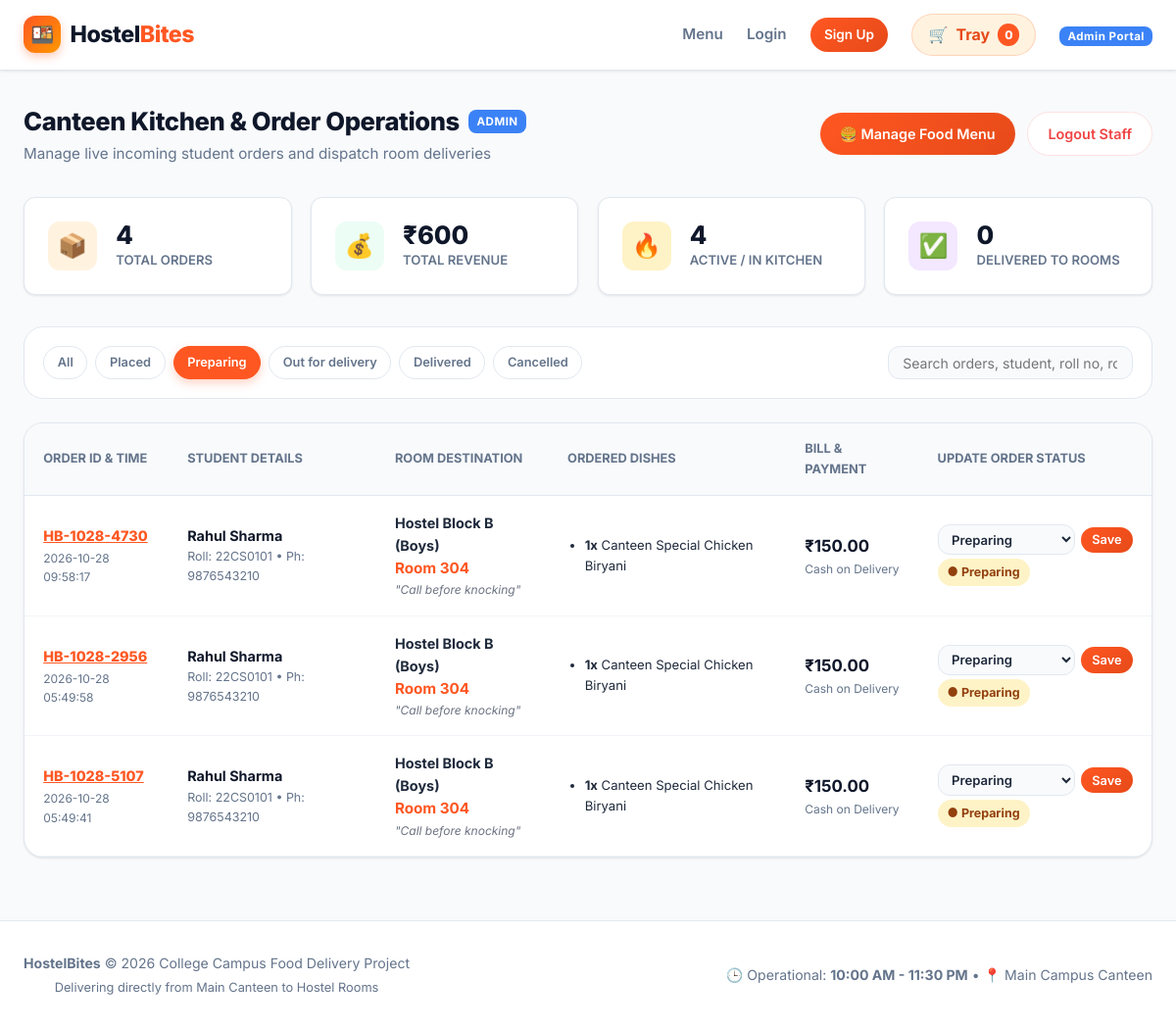
The app's page /admin/dashboard?status=Preparing (signed in) with its own data.
### tables this page shows
CREATE TABLE orders (
            id INTEGER PRIMARY KEY AUTOINCREMENT,
            order_number TEXT UNIQUE NOT NULL,
            user_id INTEGER NOT NULL,
            hostel_block TEXT NOT NULL,
            room_no TEXT NOT NULL,
            phone TEXT NOT NULL,
            delivery_notes TEXT,
            payment_method TEXT NOT NULL,
            subtotal REAL NOT NULL,
            delivery_fee REAL DEFAULT 10.0,
            total_amount REAL NOT NULL,
            status TEXT DEFAULT 'Placed',
            created_at TIMESTAMP DEFAULT CURRENT_TIMESTAMP,
            updated_at TIMESTAMP DEFAULT CURRENT_TIMESTAMP,
            FOREIGN KEY (user_id) REFERENCES users(id)
        );

CREATE TABLE users (
            id INTEGER PRIMARY KEY AUTOINCREMENT,
            name TEXT NOT NULL,
            roll_no TEXT UNIQUE NOT NULL,
            email TEXT UNIQUE NOT NULL,
            phone TEXT NOT NULL,
            hostel_block TEXT NOT NULL,
            room_no TEXT NOT NULL,
            password_hash TEXT NOT NULL,
            created_at TIMESTAMP DEFAULT CURRENT_TIMESTAMP
        );

CREATE TABLE order_items (
            id INTEGER PRIMARY KEY AUTOINCREMENT,
            order_id INTEGER NOT NULL,
            menu_item_id INTEGER,
            item_name TEXT NOT NULL,
            item_price REAL NOT NULL,
            quantity INTEGER NOT NULL,
            total_price REAL NOT NULL,
            FOREIGN KEY (order_id) REFERENCES orders(id),
            FOREIGN KEY (menu_item_id) REFERENCES menu_items(id)
        );

### app.py (the view)
@app.route("/admin")
@app.route("/admin/dashboard")
@admin_required
def admin_dashboard():
    status_filter = request.args.get("status", "All")
    conn = get_db_connection()
    cursor = conn.cursor()
    cursor.execute("SELECT COUNT(*) FROM orders")
    total_orders = cursor.fetchone()[0]
    cursor.execute("SELECT COALESCE(SUM(total_amount), 0) FROM orders WHERE status != 'Cancelled'")
    total_revenue = cursor.fetchone()[0]
    cursor.execute("SELECT COUNT(*) FROM orders WHERE status IN ('Placed', 'Preparing', 'Out for delivery')")
    active_orders = cursor.fetchone()[0]
    cursor.execute("SELECT COUNT(*) FROM orders WHERE status = 'Delivered'")
    delivered_orders = cursor.fetchone()[0]
    query = """
        SELECT o.*, u.name as student_name, u.roll_no as student_roll
        FROM orders o
        JOIN users u ON o.user_id = u.id
        WHERE 1=1
    """
    params = []
    if status_filter != "All":
        query += " AND o.status = ?"
        params.append(status_filter)
    query += " ORDER BY o.created_at DESC"
    cursor.execute(query, params)
    raw_orders = cursor.fetchall()
    orders_list = []
    for order in raw_orders:
        cursor.execute("SELECT * FROM order_items WHERE order_id = ?", (order["id"],))
        items = cursor.fetchall()
        orders_list.append({
            "order": order,
            "order_items": items
        })
    conn.close()
    return render_template(
        "admin/dashboard.html",
        total_orders=total_orders,
        total_revenue=total_revenue,
        active_orders=active_orders,
        delivered_orders=delivered_orders,
        orders=orders_list,
        status_filter=status_filter
    )

### app.py (called while the page is built)
def admin_required(f):
    @wraps(f)
    def decorated_function(*args, **kwargs):
        if "admin_id" not in session:
            flash("Admin login required.", "danger")
            return redirect(url_for("admin_login"))
        return f(*args, **kwargs)
    return decorated_function

@app.context_processor
def inject_global_data():
    cart = session.get("cart", {})
    cart_count = sum(item["quantity"] for item in cart.values())
    return {
        "cart_count": cart_count,
        "current_user_name": session.get("user_name"),
        "is_student_logged_in": "user_id" in session,
        "is_admin_logged_in": "admin_id" in session,
        "HOSTEL_BLOCKS": HOSTEL_BLOCKS
    }

### database.py (called while the page is built)
def get_db_connection():
    conn = sqlite3.connect(DB_NAME)
    conn.row_factory = sqlite3.Row
    return conn

### templates/admin/dashboard.html (shortened to what this page needs)
{% extends "base.html" %}
{% block content %}
<div style="display: flex; justify-content: space-between; align-items: center; flex-wrap: wrap; gap: 1rem; margin-bottom: 2rem;">
  <div>
    <div style="display: flex; align-items: center; gap: 0.6rem;">
      <h1 class="section-title">Canteen Kitchen & Order Operations</h1>
      <span class="admin-badge">ADMIN</span>
    </div>
    <p style="color: var(--text-muted); font-size: 0.95rem;">
      Manage live incoming student orders and dispatch room deliveries
    </p>
  </div>
  <div style="display: flex; gap: 0.8rem; align-items: center;">
    <a href="{{ url_for('admin_menu') }}" class="btn-primary" style="font-size: 0.9rem;">
      🍔 Manage Food Menu
    </a>
    <a href="{{ url_for('admin_logout') }}" class="btn-outline" style="font-size: 0.9rem; color: var(--danger); border-color: var(--danger-bg);">
      Logout Staff
    </a>
  </div>
</div>
<div class="admin-stats-grid">
  <div class="stat-card">
    <div class="stat-icon" style="background: var(--primary-subtle); color: var(--primary);">
      📦
    </div>
    <div>
      <div class="stat-val">{{ total_orders }}</div>
      <div class="stat-title">Total Orders</div>
    </div>
  </div>
  <div class="stat-card">
    <div class="stat-icon" style="background: var(--success-bg); color: var(--success);">
      💰
    </div>
    <div>
      <div class="stat-val">₹{{ "%.0f"|format(total_revenue) }}</div>
      <div class="stat-title">Total Revenue</div>
    </div>
  </div>
  <div class="stat-card">
    <div class="stat-icon" style="background: var(--warning-bg); color: var(--warning);">
      🔥
    </div>
    <div>
      <div class="stat-val">{{ active_orders }}</div>
      <div class="stat-title">Active / In Kitchen</div>
    </div>
  </div>
  <div class="stat-card">
    <div class="stat-icon" style="background: #F3E8FF; color: #7C3AED;">
      ✅
    </div>
    <div>
      <div class="stat-val">{{ delivered_orders }}</div>
      <div class="stat-title">Delivered to Rooms</div>
    </div>
  </div>
</div>
<div style="background: white; border: 1px solid var(--border); border-radius: var(--radius-lg); padding: 1.2rem; margin-bottom: 1.5rem; display: flex; justify-content: space-between; align-items: center; flex-wrap: wrap; gap: 1rem;">
  <div style="display: flex; gap: 0.5rem; flex-wrap: wrap;">
    {% for s in ['All', 'Placed', 'Preparing', 'Out for delivery', 'Delivered', 'Cancelled'] %}
      <a
        href="{{ url_for('admin_dashboard', status=s) }}"
        class="category-chip {% if status_filter == s %}active{% endif %}"
        style="font-size: 0.8rem; padding: 0.35rem 0.85rem;"
      >
        {{ s }}
      </a>
    {% endfor %}
  </div>
  <div style="min-width: 250px;">
    <input
      type="text"
      id="admin-search-input"
      class="form-control"
      style="padding: 0.45rem 0.9rem; font-size: 0.88rem;"
      placeholder="Search orders, student, roll no, room..."
      onkeyup="filterAdminTable('admin-search-input', 'orders-table')"
    >
  </div>
</div>
<div class="table-responsive">
  <table class="data-table" id="orders-table">
    <thead>
      <tr>
        <th>Order ID & Time</th>
        <th>Student Details</th>
        <th>Room Destination</th>
        <th>Ordered Dishes</th>
        <th>Bill & Payment</th>
        <th>Update Order Status</th>
      </tr>
    </thead>
    <tbody>
      {% if orders %}
        {% for entry in orders %}
          {% set o = entry.order %}
          {% set clean_status = o.status.replace(' ', '') %}
          <tr>
            <td>
              <a href="{{ url_for('track_order', order_number=o.order_number) }}" style="font-weight: 800; color: var(--primary); text-decoration: underline;" target="_blank">
                {{ o.order_number }}
              </a>
              <div style="font-size: 0.75rem; color: var(--text-muted); margin-top: 2px;">
                {{ o.created_at }}
              </div>
            </td>
            <td>
              <strong style="color: var(--dark);">{{ o.student_name }}</strong>
              <div style="font-size: 0.78rem; color: var(--text-muted);">
                Roll: {{ o.student_roll }} &bull; Ph: {{ o.phone }}
              </div>
            </td>
            <td>
              <strong>{{ o.hostel_block }}</strong>
              <div style="color: var(--primary); font-weight: 700; font-size: 0.95rem;">
                Room {{ o.room_no }}
              </div>
              {% if o.delivery_notes %}
                <small style="color: #6B7280; display: block; max-width: 180px; font-style: italic;">
                  "{{ o.delivery_notes }}"
                </small>
              {% endif %}
            </td>
            <td>
              <ul style="margin: 0; padding-left: 1.1rem; font-size: 0.82rem; color: var(--text-main);">
                {% for item in entry.order_items %}
                  <li><strong>{{ item.quantity }}x</strong> {{ item.item_name }}</li>
                {% endfor %}
              </ul>
            </td>
            <td>
              <strong style="font-size: 1.05rem; color: var(--dark);">₹{{ "%.2f"|format(o.total_amount) }}</strong>
              <div style="font-size: 0.75rem; color: var(--text-muted);">
                {{ o.payment_method }}
              </div>
            </td>
            <td>
              <form action="{{ url_for('update_order_status', order_id=o.id) }}" method="POST" style="display: flex; gap: 0.4rem; align-items: center;">
                <select name="status" class="form-control" style="padding: 0.35rem 0.6rem; font-size: 0.82rem; width: auto; font-weight: 600;">
                  <option value="Preparing" {% if o.status == 'Preparing' %}selected{% endif %}>Preparing</option>
                </select>
                <button type="submit" class="btn-primary" style="padding: 0.35rem 0.7rem; font-size: 0.8rem;">
                  Save
                </button>
              </form>
              <div style="margin-top: 4px;">
                <span class="status-badge status-{{ clean_status }}">
                  ● {{ o.status }}
                </span>
              </div>
            </td>
          </tr>
        {% endfor %}
      {% else %}
        <tr>
          <td colspan="6" style="text-align: center; padding: 3rem; color: var(--text-muted);">
            No orders found matching the filter "{{ status_filter }}".
          </td>
        </tr>
      {% endif %}
    </tbody>
  </table>
</div>
{% endblock %}

### static/css/style.css (style rules this page uses)
:root { --primary: #FF5722; --primary-dark: #E64A19; --primary-light: #FFCCBC; --primary-subtle: #FFF3E0; --accent: #FF9800; --dark: #0F172A; --dark-surface: #1E293B; --text-main: #1E293B; --text-muted: #64748B; --text-light: #94A3B8; --bg-main: #F8FAFC; --bg-card: #FFFFFF; --border: #E2E8F0; --border-light: #F1F5F9; --success: #10B981; --success-bg: #ECFDF5; --warning: #F59E0B; --warning-bg: #FEF3C7; --danger: #EF4444; --danger-bg: #FEE2E2; --info: #3B82F6; --info-bg: #EFF6FF; --radius-sm: 8px; --radius-md: 12px; --radius-lg: 20px; --radius-full: 9999px; --shadow-sm: 0 1px 3px rgba(0,0,0,0.06), 0 1px 2px rgba(0,0,0,0.04); --shadow-md: 0 4px 12px rgba(0,0,0,0.07); --shadow-lg: 0 10px 25px -3px rgba(0,0,0,0.08), 0 4px 6px -2px rgba(0,0,0,0.04); --shadow-hover: 0 20px 30px -8px rgba(255, 87, 34, 0.18); --transition: all 0.25s cubic-bezier(0.4, 0, 0.2, 1); }
* { margin: 0; padding: 0; box-sizing: border-box; }
body { font-family: 'Inter', -apple-system, BlinkMacSystemFont, 'Segoe UI', Roboto, Helvetica, Arial, sans-serif; background-color: var(--bg-main); color: var(--text-main); line-height: 1.6; min-height: 100vh; display: flex; flex-direction: column; }
a { color: inherit; text-decoration: none; }
button, input, select, textarea { font-family: inherit; }
.btn-primary { background: linear-gradient(135deg, var(--primary), var(--primary-dark)); color: white; padding: 0.6rem 1.25rem; border-radius: var(--radius-full); font-weight: 600; border: none; cursor: pointer; display: inline-flex; align-items: center; gap: 0.5rem; transition: var(--transition); font-size: 0.95rem; text-decoration: none; }
.btn-outline { border: 1.5px solid var(--border); background: white; color: var(--text-main); padding: 0.6rem 1.25rem; border-radius: var(--radius-full); font-weight: 600; cursor: pointer; display: inline-flex; align-items: center; gap: 0.5rem; transition: var(--transition); }
.category-chip { padding: 0.45rem 1rem; border-radius: var(--radius-full); background: white; border: 1px solid var(--border); font-size: 0.88rem; font-weight: 600; color: var(--text-muted); white-space: nowrap; transition: var(--transition); display: inline-block; }
.category-chip:hover, .category-chip.active { background: var(--primary); color: white; border-color: var(--primary); box-shadow: 0 4px 10px rgba(255, 87, 34, 0.25); }
.section-title { font-size: 1.6rem; font-weight: 800; color: var(--dark); letter-spacing: -0.4px; }
.form-control { width: 100%; padding: 0.75rem 1rem; border-radius: var(--radius-md); border: 1.5px solid var(--border); font-size: 0.95rem; background: #F8FAFC; transition: var(--transition); color: var(--text-main); }
.admin-badge { background: #3B82F6; color: white; font-size: 0.72rem; padding: 3px 8px; border-radius: var(--radius-sm); font-weight: 700; letter-spacing: 0.5px; }
.admin-stats-grid { display: grid; grid-template-columns: repeat(auto-fit, minmax(220px, 1fr)); gap: 1.2rem; margin-bottom: 2rem; }
.stat-card { background: white; border-radius: var(--radius-md); padding: 1.5rem; border: 1px solid var(--border); box-shadow: var(--shadow-sm); display: flex; align-items: center; gap: 1.2rem; }
.stat-icon { width: 50px; height: 50px; border-radius: var(--radius-md); display: flex; align-items: center; justify-content: center; font-size: 1.5rem; }
.stat-val { font-size: 1.6rem; font-weight: 800; color: var(--dark); line-height: 1.1; }
.stat-title { font-size: 0.82rem; font-weight: 600; color: var(--text-muted); text-transform: uppercase; }
.status-badge { display: inline-flex; align-items: center; gap: 4px; padding: 4px 10px; border-radius: var(--radius-full); font-size: 0.78rem; font-weight: 700; }
.status-Preparing { background: var(--warning-bg); color: #92400E; }
.table-responsive { width: 100%; overflow-x: auto; background: white; border-radius: var(--radius-lg); border: 1px solid var(--border); box-shadow: var(--shadow-sm); }
.data-table { width: 100%; border-collapse: collapse; text-align: left; font-size: 0.9rem; }
.data-table th { background: #F8FAFC; padding: 1rem 1.2rem; font-weight: 700; color: var(--text-muted); border-bottom: 1.5px solid var(--border); font-size: 0.8rem; text-transform: uppercase; }
.data-table td { padding: 1rem 1.2rem; border-bottom: 1px solid var(--border-light); vertical-align: middle; }

### records on screen
orders: order_number "HB-1028-4730", created_at "2026-10-28 09:58:17", phone "9876543210", hostel_block "Hostel Block B (Boys)", room_no "304", delivery_notes "Call before knocking", total_amount "150.00", payment_method "Cash on Delivery", status "Preparing", status "Preparing"
users: student_name "Rahul Sharma" "Rahul Sharma" "Rahul Sharma", student_roll "22CS0101" "22CS0101" "22CS0101"
order_items: quantity "1", item_name "Canteen Special Chicken Biryani"
orders: order_number "HB-1028-2956", created_at "2026-10-28 05:49:58", phone "9876543210", hostel_block "Hostel Block B (Boys)", room_no "304", delivery_notes "Call before knocking", total_amount "150.00", payment_method "Cash on Delivery", status "Preparing", status "Preparing"
order_items: quantity "1", item_name "Canteen Special Chicken Biryani"
orders: order_number "HB-1028-5107", created_at "2026-10-28 05:49:41", phone "9876543210", hostel_block "Hostel Block B (Boys)", room_no "304", delivery_notes "Call before knocking", total_amount "150.00", payment_method "Cash on Delivery", status "Preparing", status "Preparing"
order_items: quantity "1", item_name "Canteen Special Chicken Biryani"

### other values on screen
{{ cart_count }} "0"
{{ total_orders }} "4"
{{ "%.0f"|format(total_revenue) }} "600"
{{ active_orders }} "4"
{{ delivered_orders }} "0"
{{ s }} "All" "Placed" "Preparing" "Out for delivery" "Delivered" "Cancelled"
